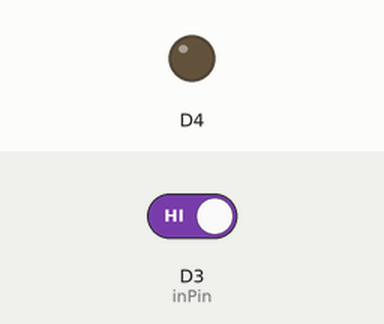
This sketch was run on a simulated ESP8266 (Wemos D1 mini). On the bench: output pins drawn as LEDs (lit = HIGH, except the on-board LED, lit = LOW). The inputs (shaded band) are chosen by the test bench; at power-on: D3 (inPin) HIGH.

Above: at 1.2 s.
1.3 s: D3 (inPin) driven LOW
At 2.1 s:
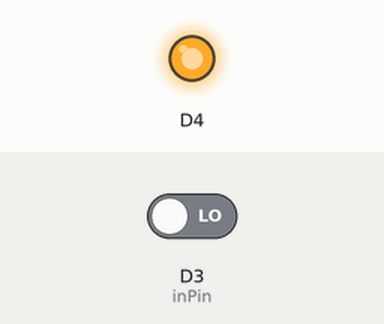
2.8 s: D3 (inPin) driven HIGH
At 3.2 s:
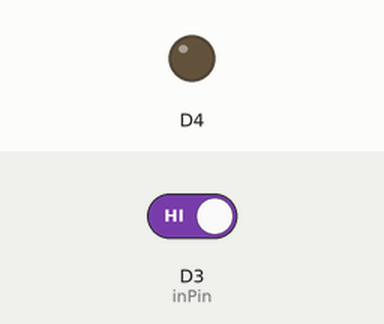
Timing chart, 0 to 5.8 s (numbered marks = the images above; inputs shaded):
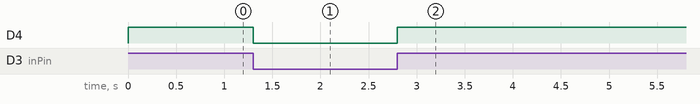

The sketch:

BasicIO.ino
```cpp
/*
Basic IO
 */

int inPin = D3;   // pushbutton connected to digital pin D3
int val = 0;     // variable to store the read value

void setup()
{
  pinMode(BUILTIN_LED, OUTPUT);      //
  pinMode(inPin, INPUT);      // sets pin as input
}

void loop()
{
  val = digitalRead(inPin);   // read the input pin
  digitalWrite(BUILTIN_LED, val);    // sets the LED to the button's value
}
```

Measured:
- after the input at 1.3 s, D4: HIGH → LOW at once
- after the input at 2.8 s, D4: LOW → HIGH at once
